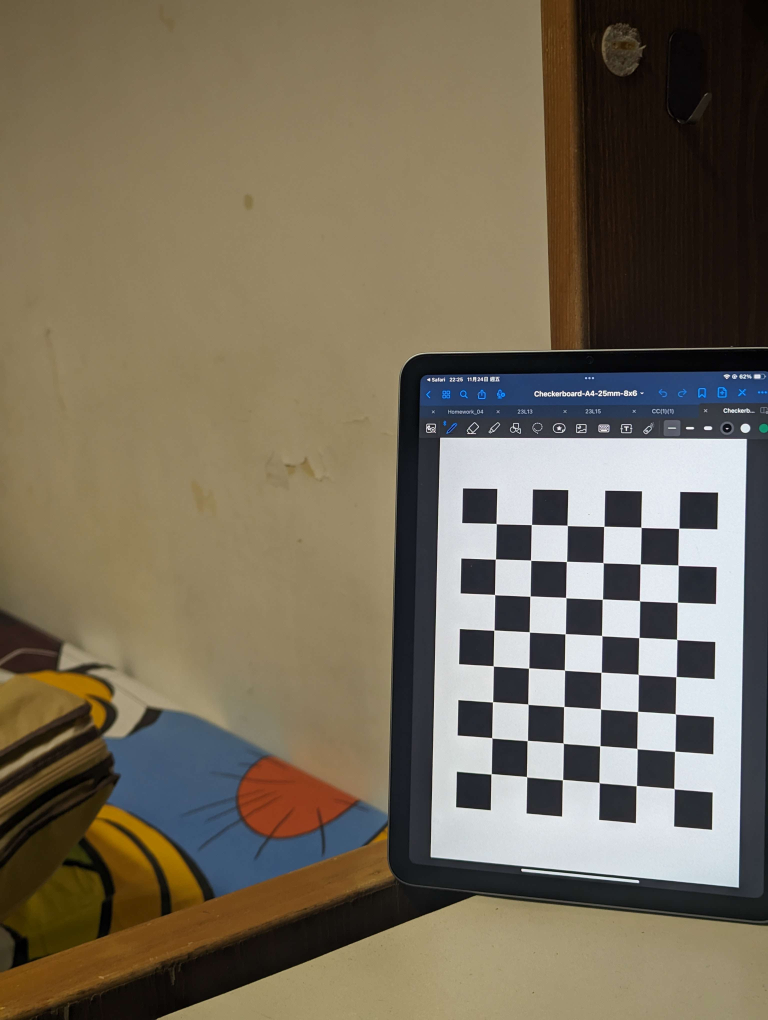
#> input picture cameraCalibration/images/left.jpg, 3072 x 4080 px (shown at 1/4 size); its folder holds only this picture in this run
$ python pnp.py
#> lines starting #> are read from the running program, lines starting #| are printed output that depends on the picture; long printed decimals are rounded
import numpy as np
import cv2 as cv
import glob
from scipy.spatial.transform import Rotation


file = r'D:\document\opencv_openGL\cameraCalibration\CalibrationMatrix_cpt.npz'

# Load the data using the file paths

data = np.load(file)
#> (reads cameraCalibration/CalibrationMatrix_cpt.npz from the repository)
#> further down, img is the input picture: shape (4080, 3072, 3); mean B, G, R 90.3, 108.3, 118

camera_matrix = data['Camera_matrix']
dist_coeffs = data['distCoeff']
rotational_v = data['RotationalV']
translation_v = data['TranslationV']

mtx = camera_matrix.reshape(-1,3)
dist = dist_coeffs


def resize_image(image, max_size=800):
#> called with max_size = 800
    h, w = image.shape[:2]
#> h = 4080; w = 3072
    if max(h, w) > max_size:
        scaling_factor = max_size / float(h if h > w else w)
#> scaling_factor = 0.196
        image = cv.resize(image, None, fx=scaling_factor, fy=scaling_factor, interpolation=cv.INTER_AREA)
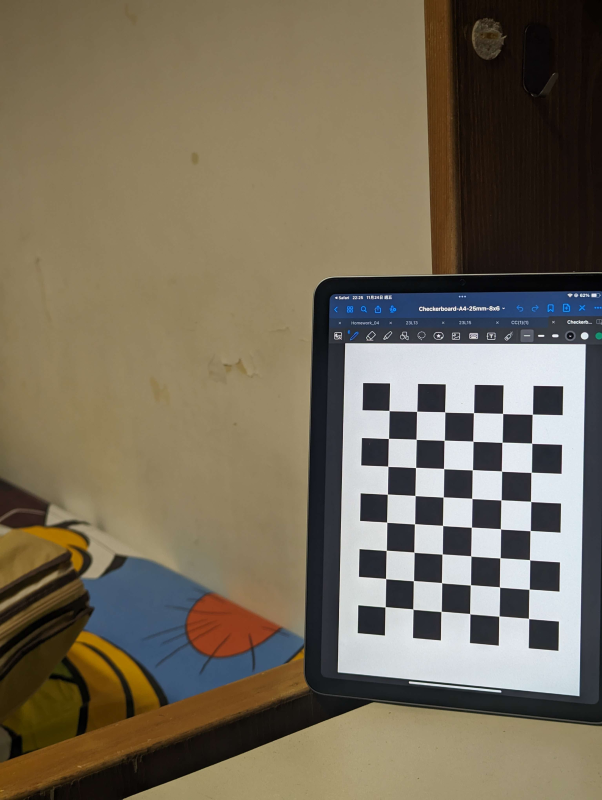
#> image: shape (800, 602, 3); mean of channels 0, 1, 2 90.3, 108.4, 118.1; drawn as B, G, R
    return image


def draw(img, corners, imgpts):

    corner = tuple(corners[0].astype(int).ravel())
    img = cv.line(img, corner, tuple(imgpts[0].astype(int).ravel()), (255,0,0), 5)
    img = cv.line(img, corner, tuple(imgpts[1].astype(int).ravel()), (0,255,0), 5)
    img = cv.line(img, corner, tuple(imgpts[2].astype(int).ravel()), (0,0,255), 5)

    return img


def drawBoxes(img, corners, imgpts):

    imgpts = np.int32(imgpts).reshape(-1,2)

    # draw ground floor in green
    img = cv.drawContours(img, [imgpts[:4]],-1,(0,255,0),-3)

    # draw pillars in blue color
    for i,j in zip(range(4),range(4,8)):
        img = cv.line(img, tuple(imgpts[i]), tuple(imgpts[j]),(255),3)

    # draw top layer in red color
    img = cv.drawContours(img, [imgpts[4:]],-1,(0,0,255),3)

    return img


criteria = (cv.TERM_CRITERIA_EPS + cv.TERM_CRITERIA_MAX_ITER, 30, 0.001)

objp = np.zeros((6*8,3), np.float32)
objp[:,:2] = np.mgrid[0:8,0:6].T.reshape(-1,2)
axis = np.float32([[3,0,0], [0,3,0], [0,0,-3]]).reshape(-1,3)
axisBoxes = np.float32([[0,0,0], [0,3,0], [3,3,0], [3,0,0],
                   [0,0,-3],[0,3,-3],[3,3,-3],[3,0,-3] ])


for image in glob.glob(r'D:\document\opencv_openGL\cameraCalibration\images\*.jpg'):

    img = cv.imread(image)
    img = resize_image(img)
    gray = cv.cvtColor(img,cv.COLOR_BGR2GRAY)
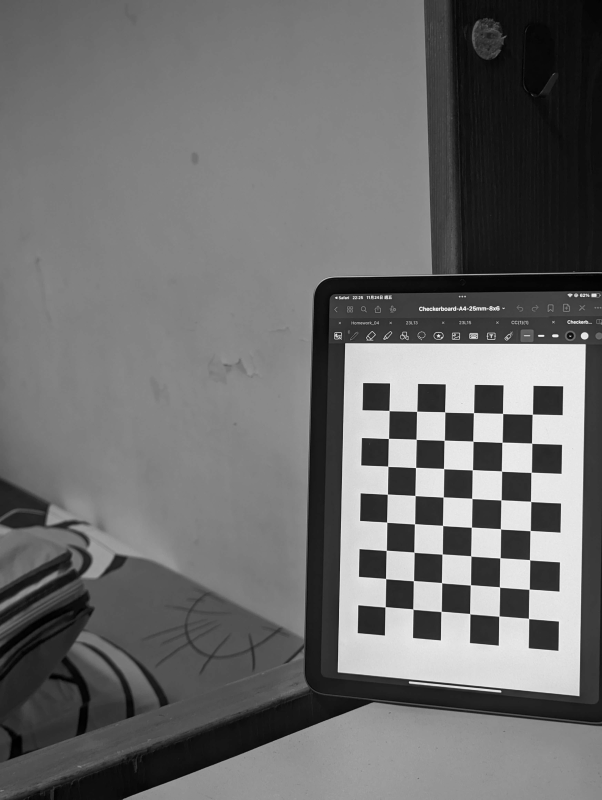
#> gray: shape (800, 602); min 0, max 247, mean 109.2
    ret, corners = cv.findChessboardCorners(gray, (8, 6),None)
#> ret = True; corners = 48 rows, first 8: [385.1, 606.7], [385.6, 578.5], [386.3, 550.4], [386.7, 522.2], [387.4, 494.2], [387.7, 466.3], [388.4, 438.4], [389, 410.5]

    if ret == True:

        corners2 = cv.cornerSubPix(gray,corners,(11,11),(-1,-1), criteria)
#> corners2 = 48 rows, first 8: [385.1, 606.8], [385.6, 578.6], [386.3, 550.4], [386.7, 522.2], [387.4, 494.2], [387.8, 466.3], [388.4, 438.4], [389.1, 410.6]

        # Find the rotation and translation vectors.
        _, rvecs, tvecs, inliers = cv.solvePnPRansac(objp, corners2, mtx, dist)
#> rvecs = [0.00426, -0.07, -1.54]; tvecs = [-33.4, -46.73, 209.9]; inliers = 25 values from 16 to 47

        print("R :")
        print(rvecs, "\n" )
#| [[ 0.004257]
#|  [-0.07004]
#|  [-1.545]]

        rotation_matrix = np.zeros(shape=(3,3))
        cv.Rodrigues(rvecs, rotation_matrix)
        print(rotation_matrix)
        print()
        r =  Rotation.from_matrix(rotation_matrix)
        angles = r.as_euler("zyx",degrees=True)
        #### Modify the angles
        print(angles)
        print()

        # Project 3D points to image plane
        imgpts, jac = cv.projectPoints(axis, rvecs, tvecs, mtx, dist)
#> imgpts = [[384.3, 522.9], [469.9, 613.6], [372.5, 585.8]]

        img = draw(img,corners2,imgpts)
#> in draw, `corner = tuple(corners[0].astype(int).ravel())`: corner = (385, 606)
#> in draw, `img = cv.line(img, corner, tuple(imgpts[2].astype(int).ravel()), (0,0,..`:
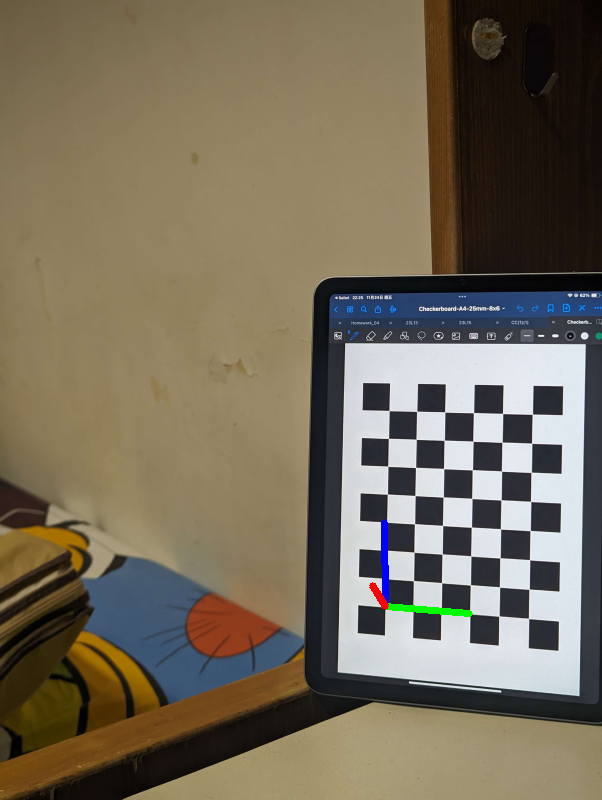
#> img: shape (800, 602, 3); mean of channels 0, 1, 2 90.2, 108.2, 117.8; drawn as B, G, R
        cv.imshow('img',img)

        k = cv.waitKey(0) & 0xFF
#> (key Esc is pressed here)
        if k == ord('s'):
            cv.imwrite('pose'+image, img)


cv.destroyAllWindows()
